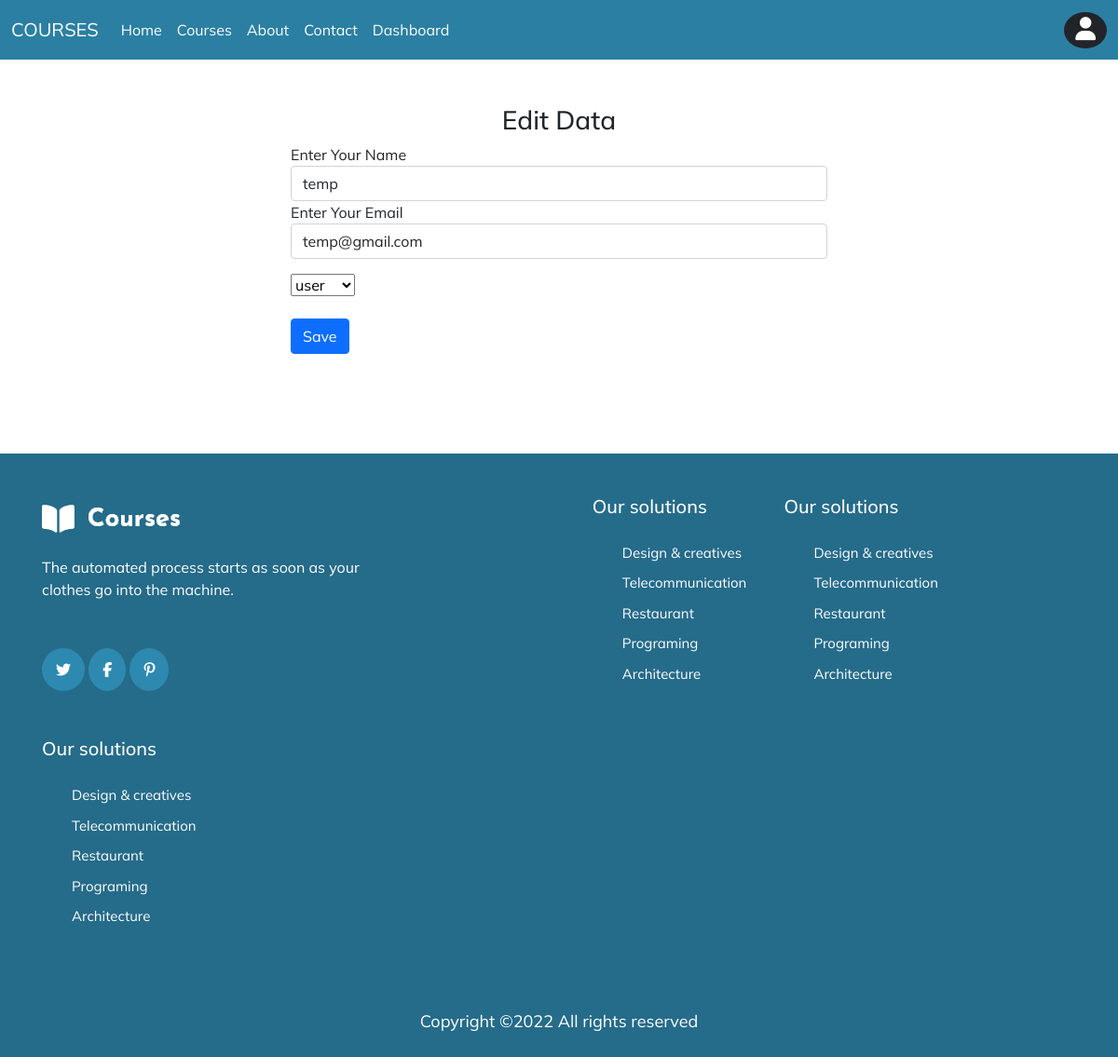
Page /edit.php?user=33 (signed in) on the committed database.
### tables this page shows
CREATE TABLE `signup` (
  `user_name` text NOT NULL,
  `user_email` varchar(50) NOT NULL,
  `user_pass` varchar(255) NOT NULL,
  `user_id` int(10) NOT NULL,
  `status` text NOT NULL
);

### edit.php (the view, shortened to what this page needs)
<?php include_once 'header.php';
?>
<div class="container-fluid mb-5 mt-5">
    <div class="row">
        <div class="col-md-6 offset-3">
            <center>
                <h3>Edit Data</h3>
            </center>
            <?php
include 'connection.php';
$user_id = $_GET['user'];
$sql = "select *from signup where user_id = $user_id";
$result = mysqli_query($conn, $sql) or die("query failed");
$row = mysqli_fetch_assoc($result);
?>
            <form action="save.php" method="POST">
                <label for="" class="w-100">
                    Enter Your Name
                    <input type="text" value="<?php echo $row['user_name']; ?>" class="form-control" name="username" placeholder="Enter Your Name">
                </label>
                <label for="" class="w-100">
                    Enter Your Email
                    <input type="email" value="<?php echo $row['user_email']; ?>" class="form-control" name="useremail" placeholder="Enter Your Email">
                </label>
        <select name="status" id="" class="mt-3 mb-3">
                <option value="user" <?php
                    if(empty($row['status'])){
                        echo "";
                }else{
                       if($row['status']=="user"){
                        echo 'selected';
                    }else{
                        echo "";
                    }
                    }
                    ?>>user</option>
        </select>
        <br>
                <input type="submit" name="formsubmit" class="btn btn-primary mt-2 mb-4" value="Save">
            </form>
        </div>
    </div>
</div>
<?php include_once 'footer.php'; ?>

### assets/css/style.css (style rules this page uses)
body { line-height: 1.5; font-family: 'Poppins', sans-serif; }
* { margin: 0px; padding: 0px; font-family: "Mulish", sans-serif; box-sizing: border-box; }
:root { --btn: rgb(255, 159, 103); --btnhover: #3ba9d8; --navbackground: #2B7FA3; --scrolltop: #2B7FA3; --fontsize: 18px; --padding: 5px; --btnradius: 3px; --fontcolor: white; --bgimg: url(../img/school-supplies-stationery-blue-background-copy-space.jpg); --fontcolorbl: #256b8a; --fontcolorlight: #7f86a3; --cardradius: 10px; --starcolor: #ff7b2e; }

### rows in the picture
signup: username "temp", useremail "temp@gmail.com", status "user"
